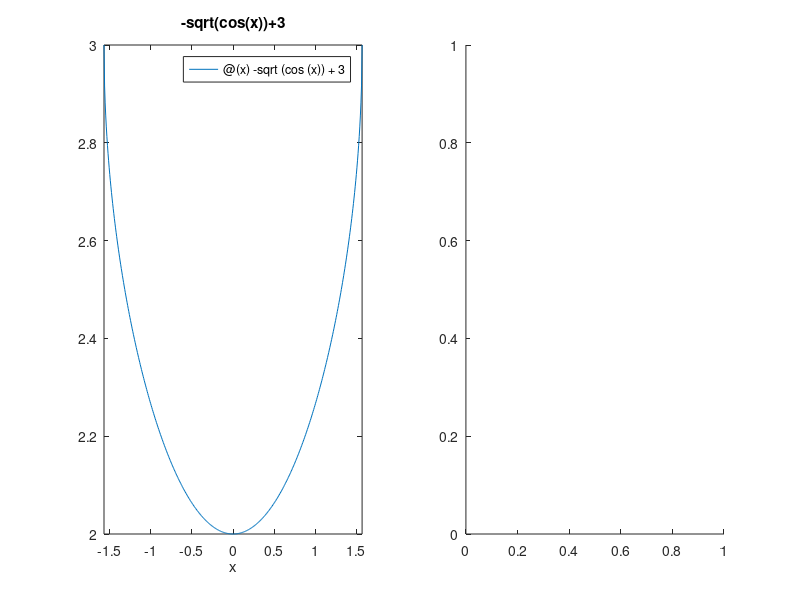

MATLAB code for this plot: (Note: this script raises an error after producing the figure.)
clear;
clc ;
%%第1題
x = [ 2, 1+2*i ; -0.45, 5];
I = [ 1, 0 ; 0, 1];
z1 = 1/2*log(x+sqrt(1+x.^2))+I
%%第2題
A = [12,34,-4;34,7,87;3,65,7];
B = [1,4,7;2,5,8;3,6,9];
z2 = A*B
z3 = A.*B
z4 = A^3
z5 = A.^3
z6 = [A([1,3],:);B^2]
z7 = eig(B)
z8 = det(A)
%%第3題
Q = [1/2,1/3,1/4;1/3,1/4,1/5;1/4,1/5,1/6];
P = [0.95;0.67;0.52];
S = [0.95;0.67;0.53];

x_value_052 = Q\P
x_value_053 = Q\S
%%第4題
H = zeros(9,9);
for i=1:9
    for j=1:9
        if i==9 & j==9
         H(i,j)=[1/(i+j-1)]
        else
            H(i,j)=[1/(i+j-1)];
        end
    end
end
%%第5題
subplot(1,2,1)
fplot(@(x) -sqrt(cos(x))+3,[-pi/2 , pi/2])
title('-sqrt(cos(x))+3')
xlabel('x')

subplot(1,2,2)
syms x y
ezplot((x.^2/2^2)-(y.^2/4^2), [-2 ,2 , -4 , 4])

